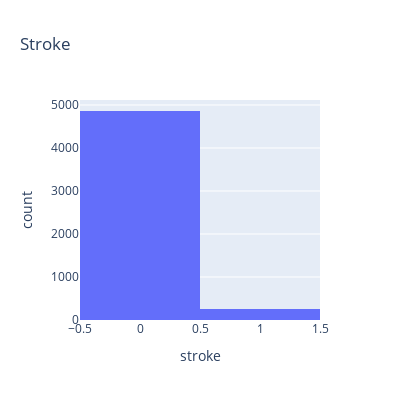

The code cell stored with this chart in its notebook:
### Markdown cell above
Almost 95% of patients (4,861) did not have a stroke, while only 5% (249 patients) had a stroke, indicating we have imbalanced data.

### Code cell
fig = px.histogram(df, x="stroke", title='Stroke', width=400, height=400)
fig.show()

### Figure 1 — Plotly figure (JSON) as saved in the notebook; plotly's stock layout.template omitted (floating-point values rounded to 4 significant figures; data arrays with more than 128 entries replaced by an {"elided": "..."} marker saying what was removed)
{"data": [{"alignmentgroup": "True", "bingroup": "x", "hovertemplate": "stroke=%{x}<br>count=%{y}<extra></extra>", "legendgroup": "", "marker": {"color": "#636efa", "pattern": {"shape": ""}}, "name": "", "offsetgroup": "", "orientation": "v", "showlegend": false, "type": "histogram", "x": {"elided": "5110 int values"}, "xaxis": "x", "yaxis": "y"}], "layout": {"barmode": "relative", "height": 400, "legend": {"tracegroupgap": 0}, "title": {"text": "Stroke"}, "width": 400, "xaxis": {"anchor": "y", "domain": [0, 1], "title": {"text": "stroke"}}, "yaxis": {"anchor": "x", "domain": [0, 1], "title": {"text": "count"}}}}
